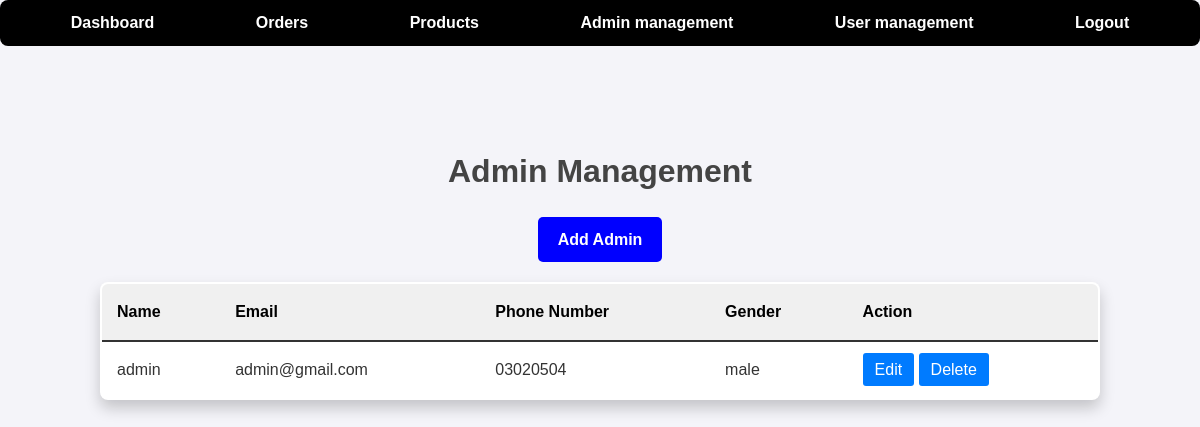
/admin/admin_managment.php, run on the app's committed database.
### tables this page shows
CREATE TABLE IF NOT EXISTS `users` (
  `user_id` int NOT NULL AUTO_INCREMENT,
  `name` text NOT NULL,
  `email` text NOT NULL,
  `phone_number` text NOT NULL,
  `role` text NOT NULL,
  `gender` text NOT NULL,
  `password` text NOT NULL,
  `created_at` datetime NOT NULL,
  PRIMARY KEY (`user_id`)
);

### admin/admin_managment.php (the view, shortened to what this page needs)
<?php
require_once '../connection.php';
$sql = "SELECT user_id, name, email, phone_number, role, gender FROM users WHERE role = 'admin'";
$result = $conn->query($sql);
?>
<!DOCTYPE html>
<html lang="en">
<head>
    <link rel="stylesheet" href="css/admin_managment.css">
</head>
<body>
    <header>
        <ul>
            <li><a href="index.php">Dashboard</a></li>
            <li><a href="order.php">Orders</a></li>
            <li><a href="fetch_products.php">Products</a></li>
            <li><a href="admin_managment.php">Admin management</a></li>
            <li><a href="user_managment.php">User management</a></li>
            <li><a href="../logout.php">Logout</a></li>
        </ul>
    </header>
    <h1>Admin Management</h1>
    <a href="add_admin.php" class="add-button">Add Admin</a>
    <table>
        <thead>
            <tr>
                <th>Name</th>
                <th>Email</th>
                <th>Phone Number</th>
                <th>Gender</th>
                <th>Action</th>
            </tr>
        </thead>
        <tbody>
            <?php if ($result && $result->num_rows > 0): ?>
                <?php while ($row = $result->fetch_assoc()): ?>
                    <tr>
                        <td><?php echo htmlspecialchars($row['name']); ?></td>
                        <td><?php echo htmlspecialchars($row['email']); ?></td>
                        <td><?php echo htmlspecialchars($row['phone_number']); ?></td>
                        <td><?php echo htmlspecialchars($row['gender']); ?></td>
                        <td>
                            <a href="edit_admin.php?id=<?php echo $row['user_id']; ?>" class="action-button">Edit</a>
                            <a href="admin_managment.php?delete_id=<?php echo $row['user_id']; ?>" class="action-button" onclick="return confirm('Are you sure you want to delete this admin?');">Delete</a>
                        </td>
                    </tr>
                <?php endwhile; ?>
            <?php else: ?>
                <tr>
                    <td colspan="5">No admins found.</td>
                </tr>
            <?php endif; ?>
        </tbody>
    </table>
</body>
</html>

### admin/css/admin_managment.css (style rules this page uses)
* { margin: 0; padding: 0; box-sizing: border-box; font-family: Arial, sans-serif; }
body { background-color: #f4f4f9; color: #333; line-height: 1.6; font-size: 16px; }
header ul { list-style: none; background: black; padding: 10px 20px; display: flex; justify-content: space-around; border-radius: 8px; margin-bottom: 20px; color: white; }
header ul li { margin: 0 10px; }
header ul li a { text-decoration: none; color: white; font-weight: bold; transition: color 0.3s, transform 0.3s; }
h1 { margin-top: 100px; text-align: center; color: #444; font-size: 2em; }
table { width: 100%; max-width: 1000px; margin: 0 auto; border-collapse: collapse; background: #fff; border-radius: 8px; overflow: hidden; box-shadow: 0 8px 15px rgba(0, 0, 0, 0.2); border: 2px solid #333; }
thead { color: black; background: #f0f0f0; }
thead th { padding: 15px; text-align: left; color: black; border-bottom: 2px solid #333; }
tbody tr:nth-child(odd) { background: #fff; }
tbody td { padding: 15px; text-align: left; border-bottom: 1px solid #ddd; }
.add-button { display: block; width: fit-content; margin: 20px auto; padding: 10px 20px; background-color: blue; color: white; text-decoration: none; border-radius: 5px; font-weight: bold; transition: background 0.3s, transform 0.3s; text-align: center; }
.action-button { padding: 8px 12px; background-color: #007bff; color: white; text-decoration: none; border-radius: 3px; transition: background 0.3s, transform 0.3s; }

### data on the page
users: name "admin", email "admin@gmail.com", phone_number "03020504", gender "male"
